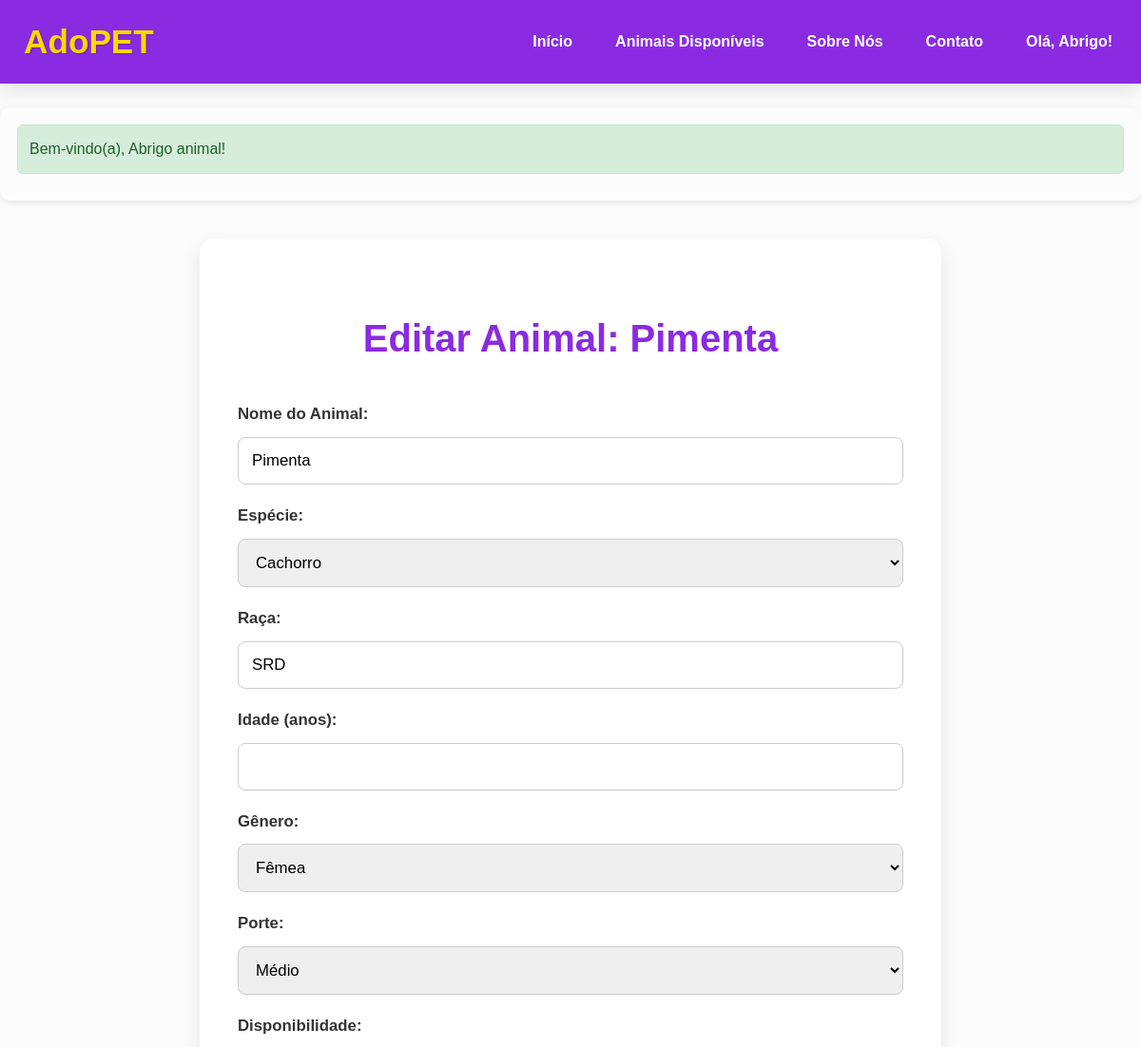
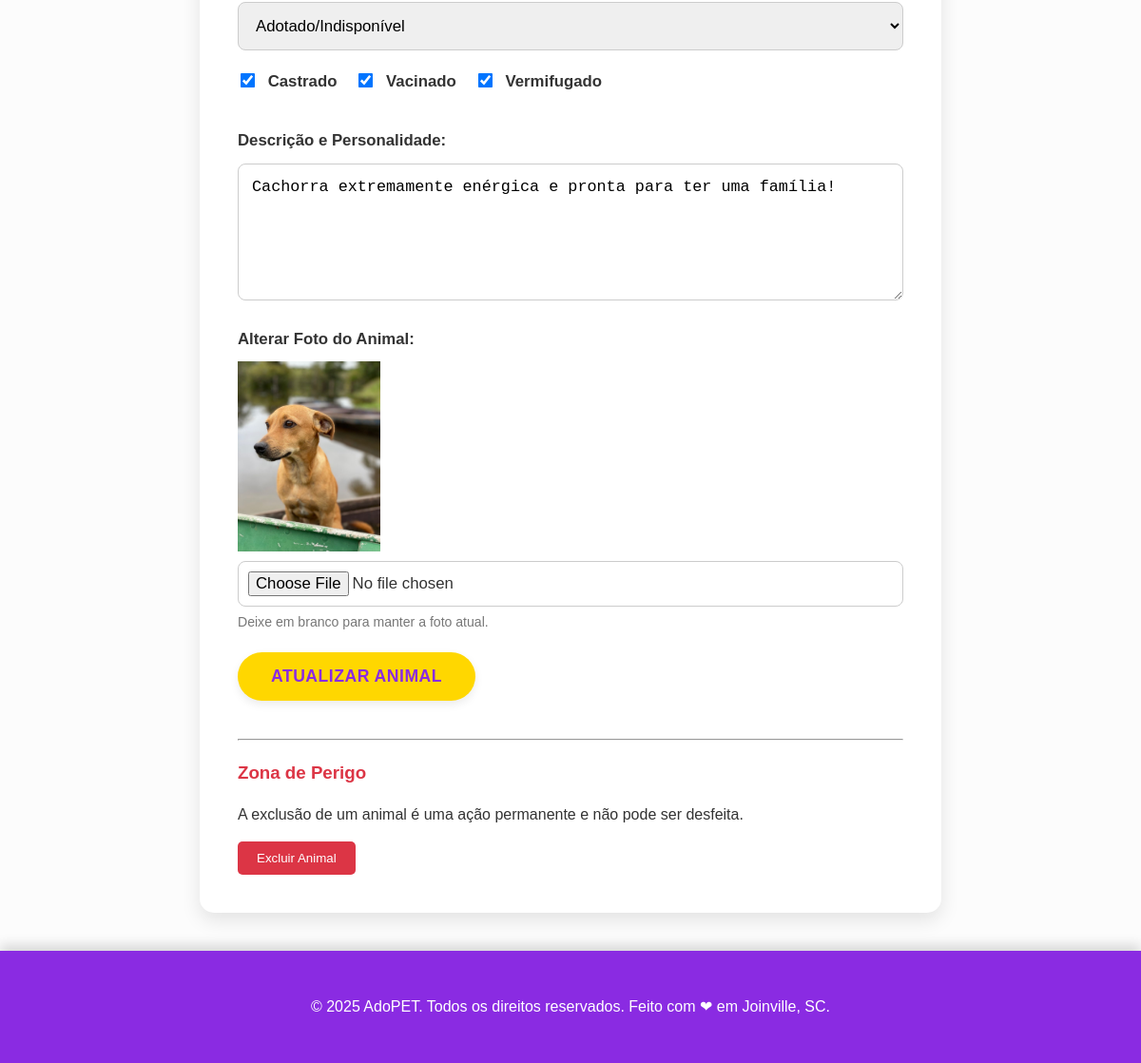
Page /editar_animal.php?id=1 (signed in) on the committed database (2 pictures, top to bottom).
### tables this page shows
CREATE TABLE `animais` (
  `id` int(11) NOT NULL,
  `nome` varchar(255) NOT NULL,
  `id_especie` int(11) NOT NULL,
  `especie_outro` varchar(100) DEFAULT NULL,
  `raca` varchar(100) DEFAULT NULL,
  `idade` enum('Filhote','Adulto','Idoso') NOT NULL,
  `genero` enum('Macho','Fêmea') NOT NULL,
  `porte` enum('Pequeno','Medio','Grande') NOT NULL,
  `castrado` tinyint(1) DEFAULT NULL,
  `vacinado` tinyint(1) DEFAULT NULL,
  `vermifugado` tinyint(1) DEFAULT NULL,
  `descricao` text NOT NULL,
  `foto_url` varchar(255) DEFAULT NULL,
  `disponivel` tinyint(1) DEFAULT 1,
  `status` enum('Ativo','Inativo','Adotado') DEFAULT 'Ativo',
  `id_usuario` int(11) NOT NULL,
  `data_cadastro` timestamp NOT NULL DEFAULT current_timestamp()
);

CREATE TABLE `especies` (
  `id` int(11) NOT NULL,
  `nome` varchar(50) NOT NULL,
  `descricao` text DEFAULT NULL,
  `data_cadastro` timestamp NOT NULL DEFAULT current_timestamp()
);

### editar_animal.php (the view, shortened to what this page needs)
<?php
include 'templates/header.php';
$animal_id = $_GET['id'] ?? 0;
$conn = get_db_connection();
$user_id = $_SESSION['user_id'];
$stmt = $conn->prepare("SELECT * FROM animais WHERE id = ? AND id_usuario = ?");
$stmt->bind_param("ii", $animal_id, $user_id);
$stmt->execute();
$animal = $stmt->get_result()->fetch_assoc();
$especies = [];
$stmt_especie = $conn->prepare("SELECT id, nome FROM especies ORDER BY nome");
$stmt_especie->execute();
$result_especie = $stmt_especie->get_result();
while ($row = $result_especie->fetch_assoc()) {
    $especies[] = $row;
}
?>
<section class="form-section">
    <h2>Editar Animal: <?php echo htmlspecialchars($animal['nome']); ?></h2>
    <form method="POST" action="editar_animal.php?id=<?php echo $animal['id']; ?>" enctype="multipart/form-data">
        <label for="nome">Nome do Animal:</label>
        <input type="text" id="nome" name="nome" value="<?php echo htmlspecialchars($animal['nome']); ?>" required>
        <label for="especie">Espécie:</label>
        <select name="especie" id="especie" required>
            <?php foreach ($especies as $esp): ?>
                <option value="<?php echo $esp['id']; ?>" <?php if ($animal['id_especie'] == $esp['id']) echo 'selected'; ?>>
                    <?php echo htmlspecialchars($esp['nome']); ?>
                </option>
            <?php endforeach; ?>
        </select>
        <label for="raca">Raça:</label>
        <input type="text" id="raca" name="raca" value="<?php echo htmlspecialchars($animal['raca'] ?? ''); ?>">
        <label for="idade">Idade (anos):</label>
        <input type="number" id="idade" name="idade" required value="<?php echo htmlspecialchars($animal['idade']); ?>">
        <label for="genero">Gênero:</label>
        <select name="genero" id="genero" required>
            <option value="Fêmea" <?php if ($animal['genero'] == 'Fêmea') echo 'selected'; ?>>Fêmea</option>
        </select>
        <label for="porte">Porte:</label>
        <select name="porte" id="porte" required>
            <option value="Medio" <?php if ($animal['porte'] == 'Medio') echo 'selected'; ?>>Médio</option>
        </select>
        <label for="disponivel">Disponibilidade:</label>
        <select name="disponivel" id="disponivel" required>
            <option value="0" <?php if ($animal['disponivel'] == 0) echo 'selected'; ?>>Adotado/Indisponível</option>
        </select>
        <div class="checkbox-group">
            <label><input type="checkbox" name="castrado" <?php if ($animal['castrado']) echo 'checked'; ?>> Castrado</label>
            <label><input type="checkbox" name="vacinado" <?php if ($animal['vacinado']) echo 'checked'; ?>> Vacinado</label>
            <label><input type="checkbox" name="vermifugado" <?php if ($animal['vermifugado']) echo 'checked'; ?>> Vermifugado</label>
        </div>
        <label for="descricao">Descrição e Personalidade:</label>
        <textarea id="descricao" name="descricao" rows="6" required><?php echo htmlspecialchars($animal['descricao']); ?></textarea>
        <label for="foto">Alterar Foto do Animal:</label>
        <?php if (!empty($animal['foto_url'])): ?>
            <img src="uploads/<?php echo htmlspecialchars($animal['foto_url']); ?>" alt="Foto atual" style="max-width: 150px; display: block; margin-bottom: 10px;">
        <?php endif; ?>
        <input type="file" id="foto" name="foto" accept="image/*">
        <small class="help-text">Deixe em branco para manter a foto atual.</small>
        <button type="submit" class="btn-primary">Atualizar Animal</button>
    </form>
    <hr style="margin-top: 40px;">
    <h3 style="color: #dc3545;">Zona de Perigo</h3>
    <p>A exclusão de um animal é uma ação permanente e não pode ser desfeita.</p>
    <form action="excluir_animal.php" method="POST" onsubmit="return confirm('Tem certeza ABSOLUTA que deseja excluir este animal? Esta ação não pode ser desfeita.');">
        <button type="submit" style="background-color: #dc3545; color: white; border: none; padding: 10px 20px; border-radius: 5px; cursor: pointer;">Excluir Animal</button>
    </form>
</section>
<?php
include 'templates/footer.php';
?>

### static/css/style.css (style rules this page uses)
:root { --amarelo: #FFD700; --azul-violeta: #8A2BE2; --vermelho-violeta: #EE82EE; --cinza-claro: #fcfcfc; --cinza-medio: #eaeaea; --cinza-escuro: #333; --branco: #fff; --preto: #000; --status-disponivel: #28a745; --status-adotado: #6c757d; --status-pendente: #ffc107; --status-em-analise: #17a2b8; --status-aprovado: #28a745; --status-rejeitado: #dc3545; --shadow-light: 0 4px 10px rgba(0,0,0,0.08); --shadow-medium: 0 8px 20px rgba(0,0,0,0.1); --shadow-heavy: 0 12px 25px rgba(0,0,0,0.2); }
body { font-family: 'Poppins', sans-serif; margin: 0; padding: 0; background-color: var(--cinza-claro); color: var(--cinza-escuro); line-height: 1.6; -webkit-font-smoothing: antialiased; scroll-behavior: smooth; }
h1, h2, h3, h4, h5, h6 { font-family: 'Montserrat', sans-serif; color: var(--azul-violeta); margin-bottom: 0.8em; font-weight: 700; }
p { margin-bottom: 1em; }
.btn-primary, .btn-secondary { padding: 15px 35px; border: none; border-radius: 30px; text-decoration: none; font-weight: 700; cursor: pointer; transition: background-color 0.3s ease, transform 0.2s ease, box-shadow 0.3s ease; display: inline-block; font-size: 1.1rem; text-transform: uppercase; letter-spacing: 0.5px; box-shadow: var(--shadow-light); }
.btn-primary { background-color: var(--amarelo); color: var(--azul-violeta); transition: background-color 0.3s ease, transform 0.2s ease, box-shadow 0.3s ease; }
.form-section { background-color: var(--branco); padding: 40px; border-radius: 15px; box-shadow: var(--shadow-medium); max-width: 700px; margin: 40px auto; }
.form-section h2 { text-align: center; color: var(--azul-violeta); margin-bottom: 35px; font-size: 2.5rem; }
.form-section form label { display: block; margin-bottom: 10px; font-weight: 600; color: var(--cinza-escuro); font-size: 1.05rem; }
.form-section form input[type="text"], .form-section form input[type="email"], .form-section form input[type="password"], .form-section form input[type="number"], .form-section form select, .form-section form textarea, .form-section form input[type="file"] { width: 100%; padding: 14px; margin-bottom: 20px; border: 1px solid #ccc; border-radius: 8px; box-sizing: border-box; font-size: 1.05rem; transition: border-color 0.3s ease, box-shadow 0.3s ease; }
.form-section form input[type="file"] { padding: 10px; }
.help-text { font-size: 0.88rem; color: #777; margin-top: -15px; margin-bottom: 20px; display: block; }
.checkbox-group { display: flex; flex-wrap: wrap; gap: 20px; margin-bottom: 25px; align-items: center; }
.checkbox-group label { margin-bottom: 0; font-weight: normal; display: flex; align-items: center; cursor: pointer; font-size: 1rem; }
.checkbox-group input[type="checkbox"], .checkbox-group input[type="radio"] { width: auto; margin-right: 10px; margin-bottom: 0; transform: scale(1.2); cursor: pointer; }
:root { --roxo-claro-bg: #f5f0ff; }

### rows in the picture
animais: nome "Pimenta", especie "Cachorro", raca "SRD", genero "Fêmea", porte "Médio", disponivel "Adotado/Indisponível", castrado "☑", vacinado "☑", vermifugado "☑", descricao "Cachorra extremamente enérgica e pronta para ter uma família!", foto_url (picture)

### other values in the picture
explode(' ', $_SESSION['user_name'])[0] "Abrigo"
$_SESSION['flash_message']['message'] "Bem-vindo(a), Abrigo animal!"
